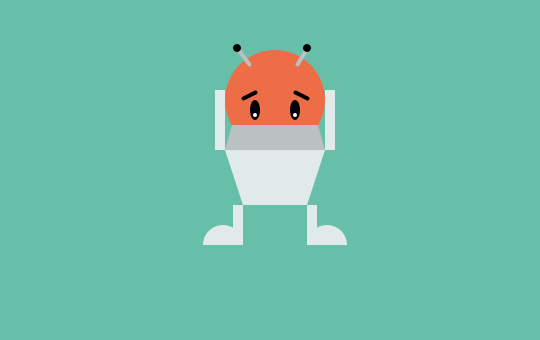
Frame 1 (no input)
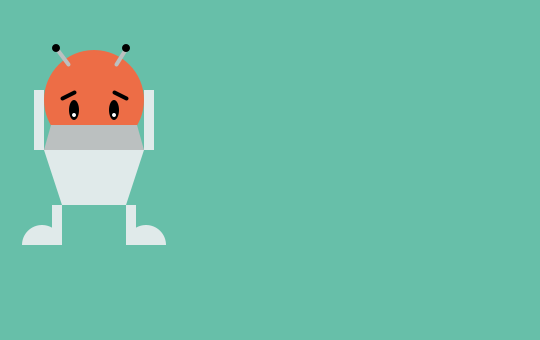
Frame 60 (the mouse pressed at the canvas centre just before this capture)
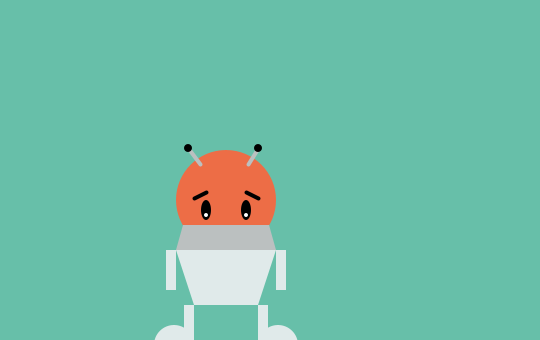
Frame 120 (the mouse held since frame 60 and released just before this capture)

The Processing sketch that drew these frames (run headless with seeded random() and noise(); from frame 60 on, the mouse is pressed at the canvas centre):

// Processing sketch: processing_57610
// ── processing_57610.pde

int x = 240;
int y = 40;
 
float easing = 0.02;
 
void setup() {
 size(540, 340);
  smooth();
  noStroke();
  background(103, 191, 169);
  ellipseMode(RADIUS);
}
 
void draw() {
  background(103, 191, 169);
  int targetX=mouseX;
  x+= (targetX-x)*easing;
  if (mousePressed) {
    y = 140;
  } else{
    y = 40;
  }
  
//head
fill(237, 109, 70);
ellipse(x+40, y+60, 50, 50);
fill(0);
ellipse(x+20, y+70, 5, 10);
ellipse(x+60, y+70, 5, 10);
fill(255);
ellipse(x+20, y+75, 2, 2);
ellipse(x+60, y+75, 2, 2);
stroke(0);
strokeWeight(4);
line(x+8, y+58, x+20, y+52);
line(x+72, y+58, x+60, y+52);
//antennae
stroke(187, 192, 192);
line(x+14, y+24, x+2, y+8);
line(x+62, y+24, x+72, y+8);
noStroke();
fill(0);
ellipse(x+2, y+8, 4, 4);
ellipse(x+72, y+8, 4, 4);
//body
fill(187, 192, 192);
quad(x-3, y+85, x+83, y+85, x+90, y+110, x-10, y+110);
fill(224, 234, 234);
quad(x+90, y+110, x+72, y+165, x+8, y+165, x-10, y+110);
//arms
rect(x-20, y+110, 10, y-100);
rect(x+90, y+110, 10, y-100);
//legs
rect(x+8, y+165, -10, y);
rect(x+72, y+165, 10, y);
arc(x-12, y+205, 20, 20, PI, TWO_PI);
arc(x+92, y+205, 20, 20, PI, TWO_PI);
 
}
